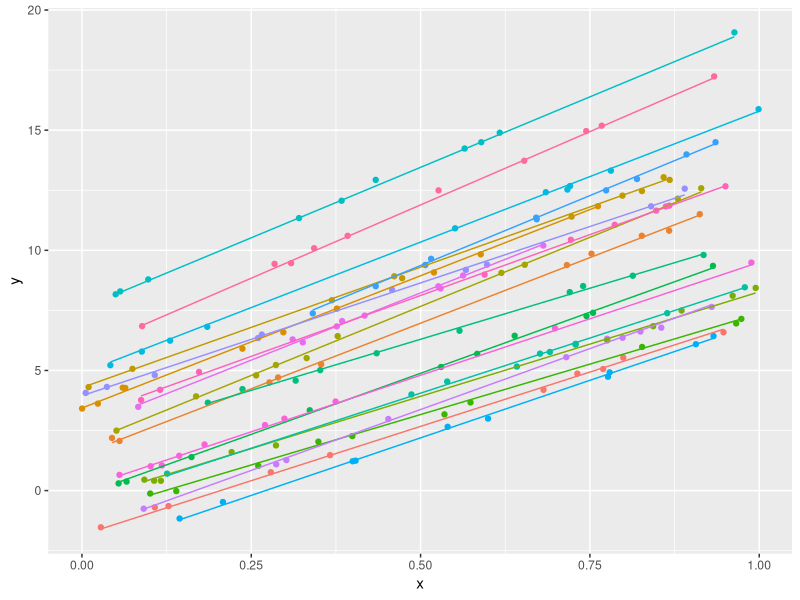
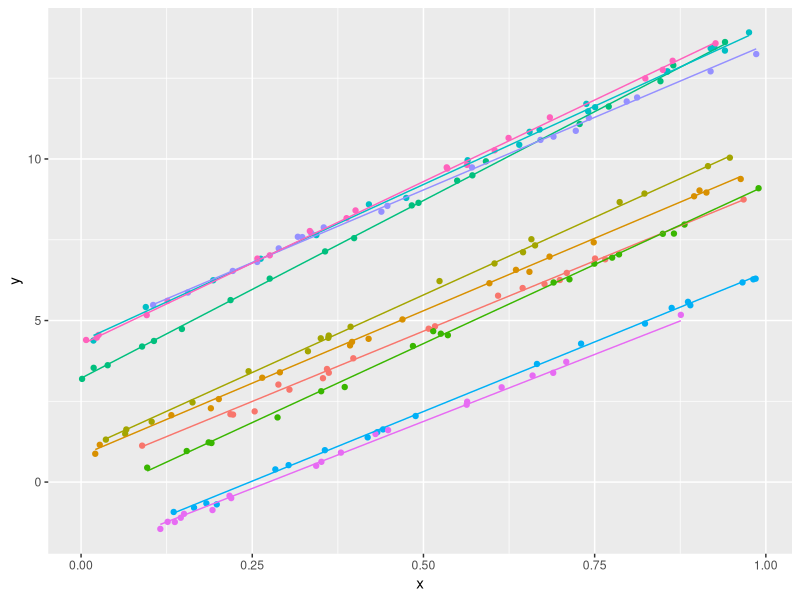

These figures' R source, in order:
################################################################################
################################################################################

# Code to generate data from a mixed model : random intercept and slope

################################################################################
################################################################################

require(mvtnorm)
require(Matrix)
require(ggplot2)
require(nlme)

nsubs <- 20 # number of subjects 
nobs  <- 10 # number of observations per subject 

xlim <- c(0,1) # limits of x-axis

# Fixed effect parameters
p <- 2       # the number of fixed effects
Beta_0 <- 2 # population mean for intercept
Beta_1 <- 10  # population mean for slope
Beta <- c(Beta_0, Beta_1)

# Random effect parameters
q   <- 2   # the number of random effects
s00 <- 2   # standard deviation of random intercepts 
s11 <- 1   # standard deviation of random slopes
c01 <- 0.5 # correlation between random intercepts and random slopes
s   <- 0.1 # standard deviation of residuals

# Covariance matrix for random effects
var.mat <- diag(c(s00, s11)^2) ; var.mat
cor.mat <- matrix(c01, nc=q, nr=q) ; diag(cor.mat) <- 1 ; cor.mat
Psi <- sqrt(var.mat) %*% cor.mat %*% sqrt(var.mat) ; Psi

# Covariance matrix for errors
Sigma <- s^2 * diag(nobs) ; Sigma


#-------------------------------------------------------------------------------
# Method 1: simulate data for each subject separately

data <- vector("list", nsubs)

for(i in 1:nsubs){
    
    x.i <- runif(nobs, xlim[1], xlim[2]) ; x.i # x-axis values for subject i

    X.i = cbind(1,x.i) # an nobs by p design matrix for the fixed effects

    Z.i = X.i # an nobs by q design matrix for the random effects

    b.i = t(rmvnorm(1, rep(0,q), Psi)) # a q-vector of random effects = c(rane.i0, ranef.i1)

    e.i = t(rmvnorm(1, rep(0,nobs), Sigma)) # a n-vector of residuals
    
    Ey.i = X.i %*% Beta + Z.i %*% b.i # an n-vector of expected values

    y.i <- Ey.i + e.i # an n-vector of observed values

    data[[i]] <- data.frame(y=y.i, x=x.i, subject=paste(i), Ey=Ey.i)
    
}

data <- do.call("rbind", data)

head(data) ; dim(data) ; str(data)

ggplot(data, aes(x,y, group=subject, col=subject)) + geom_point() + geom_line(aes(x,Ey)) + theme(legend.position = "none")

# fit with lme
fit.lme <- lme(y ~ x, random = ~ x|subject, data=data, method="ML")  
fit.lme
intervals(fit.lme) # a useful way to extract parameter estimates

# alternative fits with lm
fit.lm1 <- lm(y ~ x, data)
fit.lm2 <- lm(y ~ x + subject, data)

# compare models
anova(fit.lme, fit.lm1, fit.lm2)


#-------------------------------------------------------------------------------
# Method 2: simulate data for all subjects simulateously

x <- runif(nobs * nsubs, xlim[1], xlim[2])

X <- cbind(1,x) ; dim(X)
    
subject <- factor(rep(1:nobs,each=nsubs))

Z <- vector("list", nsubs)

for(i in 1:nsubs) Z[[i]] <- X[subject==i,]

Z <- bdiag(Z) ; Z[1:30,1:6] ; dim(Z)

b <- rmvnorm(nsubs, rep(0,q), Psi) ; b ; dim(b)

# the b matrix isn't in the right form for use in a mixed model
# we want a vector c(b[1,1], b[1,2], b[2,1], b[2,2], b[3,1], ...)

b <- matrix(t(b), nc=1) ; head(b) ; dim(b)

e <- rmvnorm(nsubs, rep(0,nobs), Sigma) ; e ; dim(e)

# again we need the errors as a vector (or a 1-column matrix)

e <- matrix(t(e), nc=1) ; head(e) ; dim(e)

Ey <- X %*% Beta + Z %*% b ; head(Ey) ; dim(Ey)

y <- Ey + e ; head(y) ; dim(y)

data <- data.frame(y=as.numeric(y), x=x, subject=subject, Ey=as.numeric(Ey))

head(data) ; dim(data) ; str(data)

ggplot(data, aes(x,y, group=subject, col=subject)) + geom_point() + geom_line(aes(x,Ey)) + theme(legend.position = "none")

# fit with lme
fit.lme <- lme(y ~ x, random = ~ x|subject, data=data, method="ML")  
fit.lme
intervals(fit.lme) 

# alternative fits with lm
fit.lm1 <- lm(y ~ x, data)
fit.lm2 <- lm(y ~ x + subject, data)

# compare models
anova(fit.lme, fit.lm1, fit.lm2)


################################################################################
################################################################################
